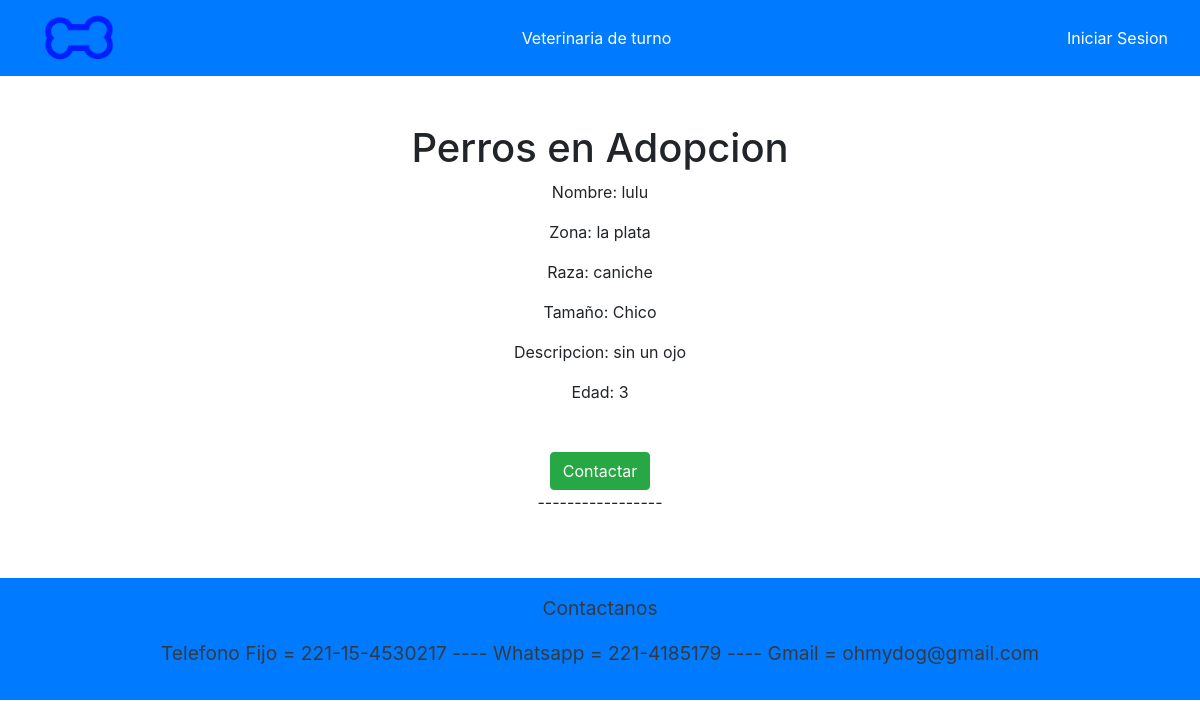
Screenshot of /listarAdopciones with the database file from the repository.
### APP/models.py (models this page shows, shortened)
class PerroAdopcion(models.Model):
    usuario = models.CharField(max_length=30)
    nombre = models.CharField(max_length=30)
    raza = models.CharField(max_length=30)
    edad = models.IntegerField(null=True)
    tamaño = models.CharField(max_length=30,null=True)
    descripcion = models.CharField(max_length=30)
    zona = models.CharField(max_length=50, default='NO')
    estado = models.BooleanField(default=False)

### APP/views.py (the view)
# urls.py: path('listarAdopciones',views.ListarAdopciones,name='listarAdopciones'),
def ListarAdopciones(request):
    adop = PerroAdopcion.objects.filter(estado = False)
    context = {'context': adop,
               'usuario': usuario}
    return render(request, 'paginas/listarAdopciones.html', context)

### APP/templates/paginas/listarAdopciones.html (shortened to what this page needs)
{% extends 'paginas/base.html' %}
{% load static %}
{% block contenido %}
<div class="d-flex justify-content-center flex-column align-items-center">
    <h1>Perros en Adopcion</h1>
    {% if context|length == 0 %}
        <p>No hay perros en adopcion publicados</p>
    {% else %}
        {% for c in context %}
            <p>Nombre: {{ c.nombre }}</p>
            <p>Zona: {{ c.zona }}</p>
            <p>Raza: {{ c.raza }}</p>
            <p>Tamaño: {{ c.tamaño }}</p>
            <p>Descripcion: {{ c.descripcion }}</p>
            <p>Edad: {{ c.edad }}</p>
            {% if usuario.esCliente or usuario.esVeterinario%}
                {% if usuario.nombre != c.usuario%}
                    <a href="./ContactarAdop/{{c.nombre}}/{{c.usuario}}" class="btn btn-success">Contactar</a>
                {% endif %}
            {% else %}
                    <a href="./contactarAVisit/{{c.nombre}}/{{c.usuario}}" class="btn btn-success">Contactar</a>
            {% endif %}
            <p>-----------------</p>
        {% endfor %}
    {% endif %}
</div>
{% endblock %}

### rows the page displays
PerroAdopcion: nombre "lulu", zona "la plata", raza "caniche", tamaño "Chico", descripcion "sin un ojo", edad "3"
